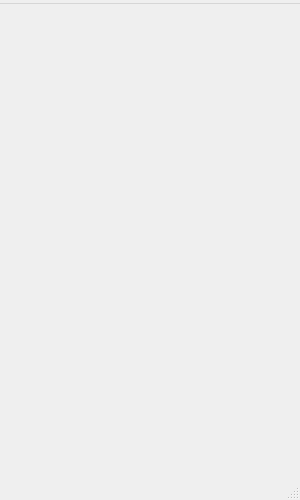
<?xml version="1.0" encoding="UTF-8"?>
<ui version="4.0">
    <class>MainWindow</class>
    <widget class="QMainWindow" name="MainWindow">
        <property name="geometry">
            <rect>
                <x>0</x>
                <y>0</y>
                <width>300</width>
                <height>500</height>
            </rect>
        </property>
        <property name="minimumSize">
            <size>
                <width>300</width>
                <height>500</height>
            </size>
        </property>
        <property name="maximumSize">
            <size>
                <width>300</width>
                <height>500</height>
            </size>
        </property>
        <property name="windowTitle">
            <string>wechat</string>
        </property>
        <widget class="QWidget" name="centralwidget"/>
        <widget class="QMenuBar" name="menubar">
            <property name="geometry">
                <rect>
                    <x>0</x>
                    <y>0</y>
                    <width>300</width>
                    <height>19</height>
                </rect>
            </property>
            <property name="toolTip">
                <string>wechat</string>
            </property>
            <widget class="QMenu" name="menuwechat">
                <property name="title">
                    <string/>
                </property>
            </widget>
            <addaction name="menuwechat"/>
        </widget>
        <widget class="QStatusBar" name="statusbar"/>
    </widget>
    <resources/>
    <connections/>
</ui>
